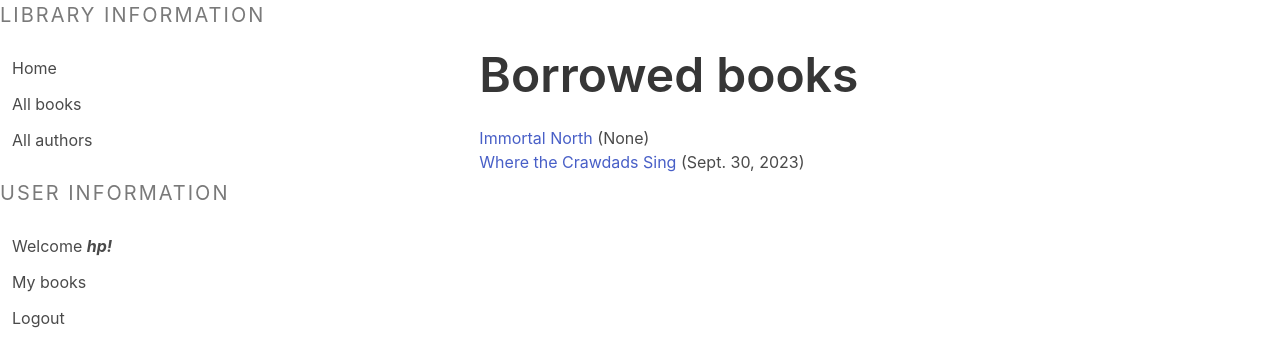
The app's page /catalog/mybooks/ (signed in) with its own data.
### catalog/models.py (models this page shows, shortened)
class BookInstance(models.Model):
    id = models.UUIDField(primary_key = True, default = uuid.uuid4, help_text = 'Unique ID for this particular book across the whole library')
    book = models.ForeignKey('Book', on_delete = models.RESTRICT, null = True)
    imprint = models.CharField(max_length = 200)
    due_back = models.DateField(null = True, blank = True)
    LOAN_STATUS = (
        ('m', 'Maintenance'),
        ('o', 'On loan'),
        ('a', 'Available'),
        ('r', 'Reserved'),
    )
    status = models.CharField(max_length = 1, choices = LOAN_STATUS, blank = True, default = 'm', help_text = 'Book availability')
    borrower = models.ForeignKey(User, on_delete=models.SET_NULL, null = True, blank = True)
    class Meta:
        ordering = ['due_back']
        permissions = (
            ('can_mark_returned', 'Set book as returned'),
        )
    @property
    def is_overdue(self):
        return bool(self.due_back and date.today() > self.due_back)

class Book (models.Model):
    title = models.CharField(max_length=200)
    author = models.ForeignKey('Author', on_delete = models.SET_NULL, null = True)
    summary = models.TextField(max_length = 1000, help_text = 'Enter a brief description of the book')
    isbn = models.CharField('ISBN', max_length = 13, unique = True, help_text = '13 Character <a href = "https://www.isbn-international.org/content/what-isbn">ISBN number</a>')
    genre = models.ManyToManyField(Genre, help_text = 'Select a genre for this book')
    def display_genre(self):
        return ', '.join(genre.name for genre in self.genre.all()[:3])
    display_genre.short_description = 'Genre'

### catalog/views.py (the view)
# urls.py: path('mybooks/', views.LoanedBookByUserListView.as_view(), name = 'my-borrowed'),
class LoanedBookByUserListView(LoginRequiredMixin, generic.ListView):
    model = BookInstance
    template_name = 'catalog/bookinstance_list_borrowed_user.html'
    paginate_by = 10
    def get_queryset(self):
        return BookInstance.objects.filter(borrower=self.request.user).filter(status__exact='o').order_by('due_back')

### catalog/templates/catalog/bookinstance_list_borrowed_user.html (shortened to what this page needs)
{% extends 'catalog/base.html' %}
{% block body %}
  <h1 class="title is-1">Borrowed books</h1>
  {% if bookinstance_list %}
      <ul>
        {% for bookinst in bookinstance_list %}
            <li class="">
                       <a href="{% url 'catalog:book-detail' bookinst.book.pk %}">{{bookinst.book.title}}</a>   ({{bookinst.due_back}})
            </li>
        {% endfor %}
      </ul>
      {% else %}
          <p>There are no borrowed books</p>
  {% endif %}
{% endblock body %}

### catalog/templates/catalog/base.html (shortened to what this page needs)
{% load static %}
<!DOCTYPE html>
<html lang="en">
<head>
    <link rel="stylesheet" href="{% static 'css/bulma.min.css' %}">
    <link rel="stylesheet" href="{% static 'css/style.css' %}">
    <link rel="stylesheet" href="{% static 'css/debug.cs' %}">
</head>
<body>
    {% block sidebar %}
    <section class="columns">
      <section class="column is-4">
        <p class = 'menu-label is-size-5'>Library Information</p>
        <ul class="menu-list">
          <li><a href="{% url 'catalog:index' %}">Home</a></li>
          <li><a href="{% url 'catalog:books' %}">All books</a></li>
          <li><a href="{% url 'catalog:authors' %}">All authors</a></li>
        </ul>
          <p class="menu-label is-size-5">User Information</p>
          <ul class="menu-list">
            {% if user.is_authenticated %}
              <li><a href="">Welcome <em><strong>{{user.username}}!</strong></em></a></li>
              <li><a href="{% url 'catalog:my-borrowed' %}">My books</a></li>
              <li><a href="{% url 'logout' %}?next={{request.path}}">Logout</a></li>
              {% else %}
              <li><a href="{% url 'login' %}?next={{request.path}}">Login</a></li>
          {% endif %}
          </ul>
      </section>
      <section class="column m-6 is-8" >
        {% block body %}{% endblock body %}
      </section>
    {% endblock sidebar %}
  </section>
  <section class="columns">
    <section class="column is-offset-4"></section>
    <section class="column is-4">
    </section>
  </section>
</body>
</html>

### records on screen
BookInstance: book "Immortal North", due_back "None"
BookInstance: book "Where the Crawdads Sing", due_back "Sept. 30, 2023"

### other values on screen
{{ user.username }} "hp"
